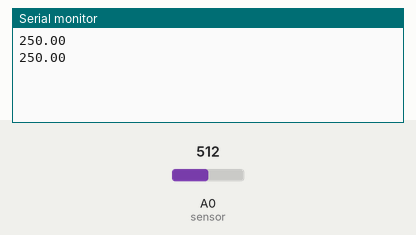
Recording of a sketch running on a simulated Arduino Uno, built with avr-gcc and run on an emulated ATmega328P. Shown: the last lines printed to the serial monitor. Inputs (shaded band) come from the test bench; at power-on: A0 (sensor) = 512.

Above: at 1.8 s.
1.9 s: A0 (sensor) set to 716
At 2.8 s:
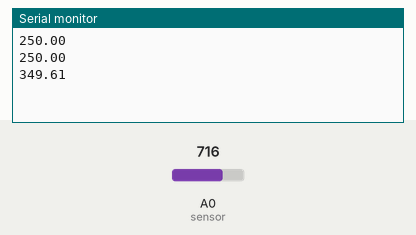
3.4 s: A0 (sensor) set to 900
At 4.8 s:
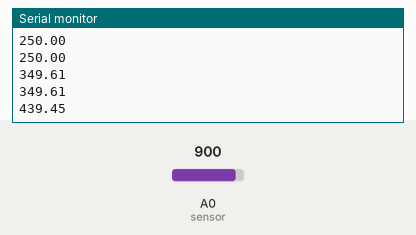
Timing chart, 0 to 6.4 s (numbered marks = the images above; inputs shaded):
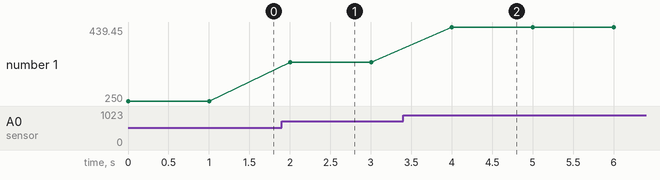

Measured:
- after the input at 1.9 s, the serial monitor: prints a new line after 0.10 s (image 1)
- after the input at 3.4 s, the serial monitor: prints a new line after 0.60 s (image 2)
- plotted number 1: 250 → 349.61 after the input at 1.9 s, 349.61 → 439.45 after the input at 3.4 s

The sketch:

temp_sensor.ino
```cpp
int Temp = 1;
float val;

void setup() {
  Serial.begin(9600);
  pinMode(7, OUTPUT); // this is for triggering relay
  digitalWrite(7, HIGH); // turn fan into an off state

}

void loop() {

   val = analogRead(A0); // lets read the output from temp sensor
   float voltage =  (val/1024.0)*500;
   float cel = (voltage);


// Serial.print("Current Temp: ");
   Serial.print(cel);
   Serial.println();


    if (cel > 27 ) {
      digitalWrite(7, LOW); // turn on fan
    } else {
      digitalWrite(7, HIGH); // turn off an
    }

    delay(1000); // stop fan from jerking


}
```
